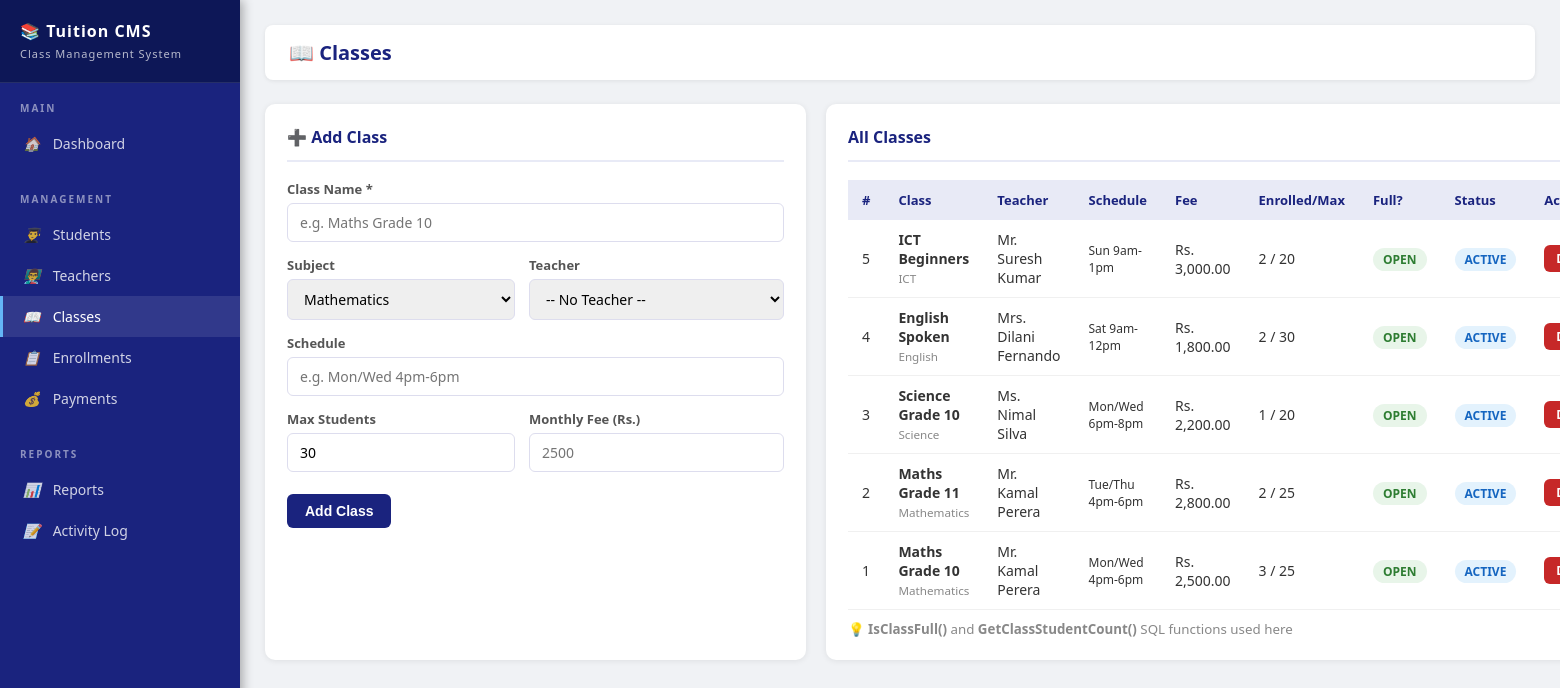
The app's page /php/classes.php with its own data.
### tables this page shows
CREATE TABLE classes (
    class_id      INT AUTO_INCREMENT PRIMARY KEY,
    class_name    VARCHAR(100) NOT NULL,
    subject       VARCHAR(50),
    teacher_id    INT,
    schedule      VARCHAR(100),
    max_students  INT DEFAULT 30,
    fee           DECIMAL(10,2) DEFAULT 0.00,
    status        ENUM('active','inactive') DEFAULT 'active',
    FOREIGN KEY (teacher_id) REFERENCES teachers(teacher_id) ON DELETE SET NULL
);

CREATE TABLE teachers (
    teacher_id    INT AUTO_INCREMENT PRIMARY KEY,
    full_name     VARCHAR(100) NOT NULL,
    email         VARCHAR(100) UNIQUE,
    phone         VARCHAR(15),
    subject       VARCHAR(50),
    salary        DECIMAL(10,2) DEFAULT 0.00,
    joined_date   DATE DEFAULT (CURDATE()),
    status        ENUM('active','inactive') DEFAULT 'active'
);

### php/classes.php (the view, shortened to what this page needs)
<?php
$db = getDB();
$classes  = $db->query("
    SELECT c.*, t.full_name AS teacher_name,
           GetClassStudentCount(c.class_id) AS enrolled,
           IsClassFull(c.class_id) AS is_full
    FROM classes c
    LEFT JOIN teachers t ON c.teacher_id = t.teacher_id
    ORDER BY c.class_id DESC
");
include 'header.php';
?>
<div class="main">
    <div class="topbar"><h1>📖 Classes</h1></div>
    <div style="display:grid;grid-template-columns:1fr 2fr;gap:20px;">
        <div class="card">
            <div class="card-header"><span class="card-title">➕ Add Class</span></div>
            <form method="POST">
                <div class="form-grid">
                    <div class="form-group form-full">
                        <label>Class Name *</label>
                        <input type="text" name="class_name" required placeholder="e.g. Maths Grade 10">
                    </div>
                    <div class="form-group">
                        <label>Subject</label>
                        <select name="subject">
                            <option>Mathematics</option><option>Science</option>
                        </select>
                    </div>
                    <div class="form-group">
                        <label>Teacher</label>
                        <select name="teacher_id">
                            <option value="0">-- No Teacher --</option>
                        </select>
                    </div>
                    <div class="form-group form-full">
                        <label>Schedule</label>
                        <input type="text" name="schedule" placeholder="e.g. Mon/Wed 4pm-6pm">
                    </div>
                    <div class="form-group">
                        <label>Max Students</label>
                        <input type="number" name="max_students" value="30" min="1">
                    </div>
                    <div class="form-group">
                        <label>Monthly Fee (Rs.)</label>
                        <input type="number" name="fee" placeholder="2500" step="0.01">
                    </div>
                </div>
                <br>
                <button type="submit" name="add_class" class="btn btn-primary">Add Class</button>
            </form>
        </div>
        <div class="card">
            <div class="card-header"><span class="card-title">All Classes</span></div>
            <table>
                <thead>
                    <tr><th>#</th><th>Class</th><th>Teacher</th><th>Schedule</th><th>Fee</th><th>Enrolled/Max</th><th>Full?</th><th>Status</th><th>Act</th></tr>
                </thead>
                <tbody>
                <?php while($cl=$classes->fetch_assoc()): ?>
                <tr>
                    <td><?= $cl['class_id'] ?></td>
                    <td><strong><?= htmlspecialchars($cl['class_name']) ?></strong><br>
                        <small style="color:#888;"><?= $cl['subject'] ?></small></td>
                    <td><?= htmlspecialchars($cl['teacher_name'] ?? '-') ?></td>
                    <td style="font-size:12px;"><?= $cl['schedule'] ?></td>
                    <td>Rs. <?= number_format($cl['fee'],2) ?></td>
                    <td><?= $cl['enrolled'] ?> / <?= $cl['max_students'] ?></td>
                    <td>
                        <?php if($cl['is_full']=='YES'): ?>
                            <span class="badge badge-overdue">FULL</span>
                        <?php else: ?>
                            <span class="badge badge-paid">OPEN</span>
                        <?php endif; ?>
                    </td>
                    <td><span class="badge badge-<?= $cl['status'] ?>"><?= strtoupper($cl['status']) ?></span></td>
                    <td>
                        <a href="?delete=<?= $cl['class_id'] ?>"
                           onclick="return confirm('Deactivate this class?')"
                           class="btn btn-danger btn-sm">Del</a>
                    </td>
                </tr>
                <?php endwhile; ?>
                </tbody>
            </table>
            <small style="color:#888;margin-top:10px;display:block;">
                💡 <strong>IsClassFull()</strong> and <strong>GetClassStudentCount()</strong> SQL functions used here
            </small>
        </div>
    </div>
</div>
</body></html>

### php/header.php (style rules this page uses)
* { margin:0; padding:0; box-sizing:border-box; }
body { font-family: 'Segoe UI', sans-serif; background:#f0f2f5; color:#333; }
.main { margin-left:240px; padding:25px; min-height:100vh; }
.topbar { background:#fff; padding:14px 24px; border-radius:8px; margin-bottom:24px; display:flex; justify-content:space-between; align-items:center; box-shadow:0 1px 4px rgba(0,0,0,0.08); }
.topbar h1 { font-size:20px; color:#1a237e; font-weight:600; }
.card { background:#fff; border-radius:10px; padding:22px; box-shadow:0 1px 6px rgba(0,0,0,0.08); margin-bottom:20px; }
.card-header { display:flex; justify-content:space-between; align-items:center; margin-bottom:18px; padding-bottom:12px; border-bottom:2px solid #e8eaf6; }
.card-title { font-size:16px; font-weight:600; color:#1a237e; }
table { width:100%; border-collapse:collapse; font-size:14px; }
thead { background:#e8eaf6; }
th { padding:11px 14px; text-align:left; font-weight:600; color:#1a237e; font-size:13px; }
td { padding:10px 14px; border-bottom:1px solid #f0f0f0; }
.badge { padding:3px 10px; border-radius:20px; font-size:12px; font-weight:600; }
.badge-paid { background:#e8f5e9; color:#2e7d32; }
.badge-active { background:#e3f2fd; color:#1565c0; }
.form-grid { display:grid; grid-template-columns:1fr 1fr; gap:14px; }
.form-group { display:flex; flex-direction:column; gap:5px; }
.form-group label { font-size:13px; font-weight:600; color:#555; }
.form-group input, .form-group select, .form-group textarea { padding:9px 12px; border:1px solid #dde; border-radius:6px; font-size:14px; outline:none; transition:border 0.2s; font-family:inherit; }
.form-full { grid-column:1/-1; }
.btn { padding:9px 18px; border:none; border-radius:6px; font-size:14px; font-weight:600; cursor:pointer; transition:all 0.2s; text-decoration:none; display:inline-block; }
.btn-primary { background:#1a237e; color:#fff; }
.btn-danger { background:#c62828; color:#fff; }
.btn-sm { padding:5px 12px; font-size:12px; }

### records on screen
classes: class_id "5", class_name "ICT Beginners", subject "ICT", teacher.full_name "Mr. Suresh Kumar", schedule "Sun 9am-1pm", fee "3,000.00", enrolled "2", max_students "20", status "ACTIVE"
classes: class_id "4", class_name "English Spoken", subject "English", teacher.full_name "Mrs. Dilani Fernando", schedule "Sat 9am-12pm", fee "1,800.00", enrolled "2", max_students "30", status "ACTIVE"
classes: class_id "3", class_name "Science Grade 10", subject "Science", teacher.full_name "Ms. Nimal Silva", schedule "Mon/Wed 6pm-8pm", fee "2,200.00", enrolled "1", max_students "20", status "ACTIVE"
classes: class_id "2", class_name "Maths Grade 11", subject "Mathematics", teacher.full_name "Mr. Kamal Perera", schedule "Tue/Thu 4pm-6pm", fee "2,800.00", enrolled "2", max_students "25", status "ACTIVE"
classes: class_id "1", class_name "Maths Grade 10", subject "Mathematics", teacher.full_name "Mr. Kamal Perera", schedule "Mon/Wed 4pm-6pm", fee "2,500.00", enrolled "3", max_students "25", status "ACTIVE"
